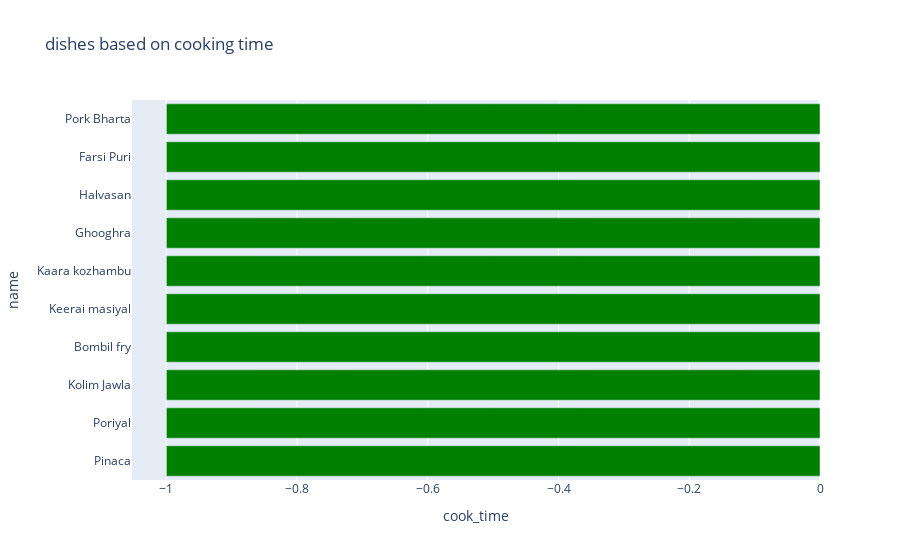

This figure's notebook cell:
### Code cell
#cook_data.columns = ['cook_time', 'name']
fig = px.bar(ten_cook_quickly,x='cook_time',y='name',title='dishes based on cooking time',
color_discrete_sequence=['green'])
fig.show()

### Figure 1 — Plotly figure (JSON) as saved in the notebook; plotly's stock layout.template omitted (floating-point values rounded to 4 significant figures)
{"data": [{"alignmentgroup": "True", "hovertemplate": "cook_time=%{x}<br>name=%{y}<extra></extra>", "legendgroup": "", "marker": {"color": "green", "pattern": {"shape": ""}}, "name": "", "offsetgroup": "", "orientation": "h", "showlegend": false, "textposition": "auto", "type": "bar", "x": [-1, -1, -1, -1, -1, -1, -1, -1, -1, -1], "xaxis": "x", "y": ["Pinaca", "Poriyal", "Kolim Jawla", "Bombil fry", "Keerai masiyal", "Kaara kozhambu", "Ghooghra", "Halvasan", "Farsi Puri", "Pork Bharta"], "yaxis": "y"}], "layout": {"autosize": true, "barmode": "relative", "legend": {"tracegroupgap": 0}, "title": {"text": "dishes based on cooking time"}, "xaxis": {"anchor": "y", "autorange": true, "domain": [0, 1], "range": [-1.053, 0], "title": {"text": "cook_time"}, "type": "linear"}, "yaxis": {"anchor": "x", "autorange": true, "domain": [0, 1], "range": [-0.5, 9.5], "title": {"text": "name"}, "type": "category"}}}
